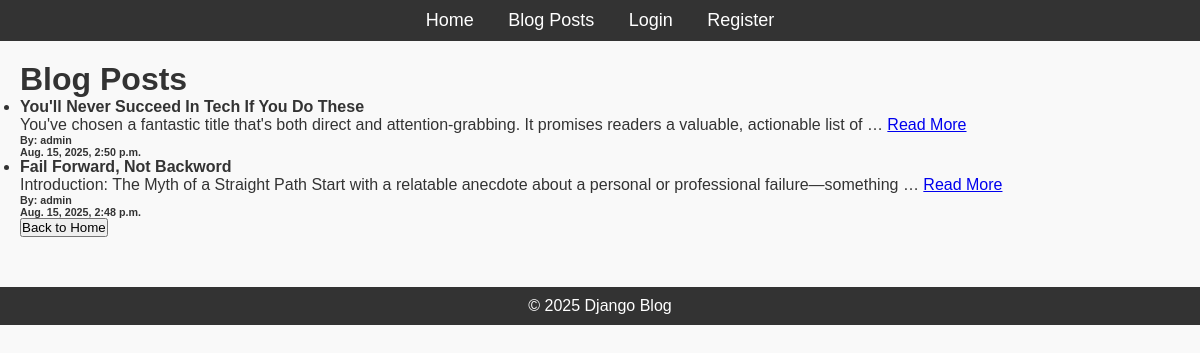
The page /blog/posts/ on the database as committed earlier.
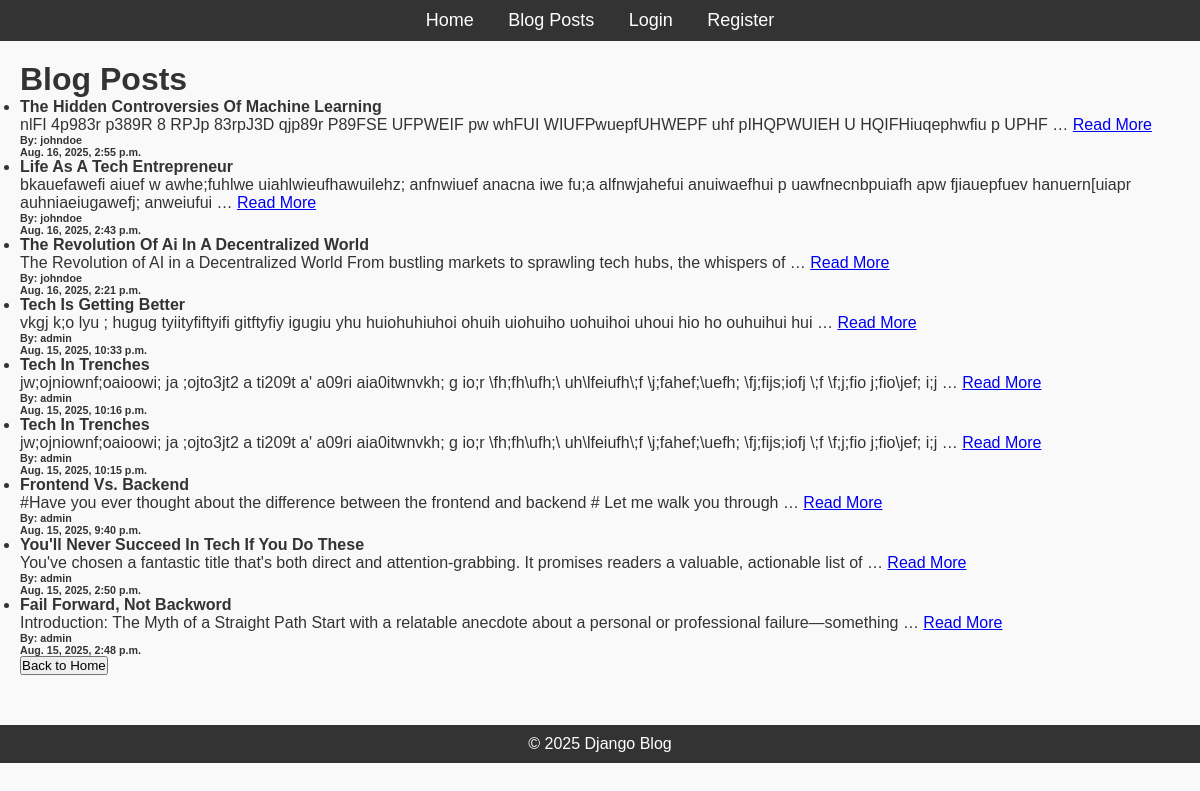
The same page on the database as committed later.
### blog/models.py (models this page shows)
class Post(models.Model):
    title = models.CharField(max_length=200)
    content = models.TextField()
    published_date = models.DateTimeField(auto_now_add=True)
    author = models.ForeignKey(User, on_delete=models.CASCADE)

### blog/views.py (the view)
# urls.py: path('posts/', PostListView.as_view(), name='list_posts'),
class PostListView(ListView):
    model = Post
    template_name = 'blog/list_posts.html'
    context_object_name = 'posts'
    ordering = '-published_date'

### blog/templates/blog/list_posts.html (shortened to what this page needs)
{% extends 'blog/base.html' %}
{% block content %}
  <h1>Blog Posts</h1>
  <ul>
    {% for post in posts %}
      <li>
            <h4>{{ post.title|title }}</h4>
            <p>
                {{post.content|truncatewords:18}} <a href="{% url 'viewing_post' pk=post.id %}">Read More</a>
            </p>
            <h6>By: {{ post.author}}</h6>
            <h6>{{ post.published_date}}</h6>
      </li>
    {% endfor %}
    <a href="{% url 'home' %}">
        <button>Back to Home</button>
    </a>
    </ul>
{% endblock %}

Rows that differ between the two databases and show on the page:
added Post: title "The Hidden Controversies Of Machine Learning", content "nlFI 4p983r p389R 8 RPJp 83rpJ3D qjp89r P89FSE UFPWEIF pw whFUI WIUFPwuepfUHWEPF uhf pIHQPWUIEH U HQIFHiuqephwfiu p UPHF …", author "johndoe", published_date "Aug. 16, 2025, 2:55 p.m."
added Post: title "Life As A Tech Entrepreneur", content "bkauefawefi aiuef w awhe;fuhlwe uiahlwieufhawuilehz; anfnwiuef anacna iwe fu;a alfnwjahefui anuiwaefhui p uawfnecnbpuiafh apw fjiauepfuev hanuern[uiapr auhniaeiugawefj; anweiufui …", author "johndoe", published_date "Aug. 16, 2025, 2:43 p.m."
added Post: title "The Revolution Of Ai In A Decentralized World", content "The Revolution of AI in a Decentralized World From bustling markets to sprawling tech hubs, the whispers of …", author "johndoe", published_date "Aug. 16, 2025, 2:21 p.m."
added Post: title "Tech Is Getting Better", content "vkgj k;o lyu ; hugug tyiityfiftyifi gitftyfiy igugiu yhu huiohuhiuhoi ohuih uiohuiho uohuihoi uhoui hio ho ouhuihui hui …", author "admin", published_date "Aug. 15, 2025, 10:33 p.m."
added Post: title "Tech In Trenches", content "jw;ojniownf;oaioowi; ja ;ojto3jt2 a ti209t a' a09ri aia0itwnvkh; g io;r \\fh;fh\\ufh;\\ uh\\lfeiufh\\;f \\j;fahef;\\uefh; \\fj;fijs;iofj \\;f \\f;j;fio j;fio\\jef; i;j …", author "admin", published_date "Aug. 15, 2025, 10:16 p.m."
added Post: title "Tech In Trenches", content "jw;ojniownf;oaioowi; ja ;ojto3jt2 a ti209t a' a09ri aia0itwnvkh; g io;r \\fh;fh\\ufh;\\ uh\\lfeiufh\\;f \\j;fahef;\\uefh; \\fj;fijs;iofj \\;f \\f;j;fio j;fio\\jef; i;j …", author "admin", published_date "Aug. 15, 2025, 10:15 p.m."
added Post: title "Frontend Vs. Backend", content "#Have you ever thought about the difference between the frontend and backend # Let me walk you through …", author "admin", published_date "Aug. 15, 2025, 9:40 p.m."
